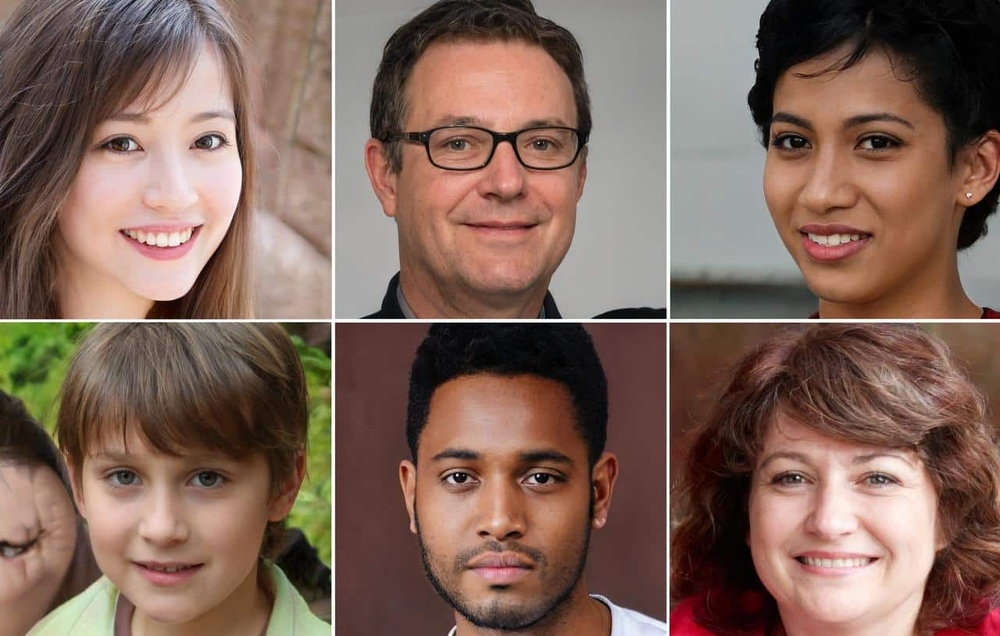
#> input picture deteccao_faces/imagens/pessoas1.jpg, 1000 x 636 px, shrunk from 1280 x 814 before the run
$ python deteccao1.py
#> lines starting #> are read from the running program, lines starting #| are printed output that depends on the picture; after the words box and inside, x2 and y2 are one past the last pixel; in counts of white or black regions, pixels touching at a corner belong together
import cv2
classificador = cv2.CascadeClassifier("haarcascade_frontalface_default.xml")

imagem = cv2.imread("imagens/pessoas1.jpg")
#> imagem is the input picture: shape (636, 1000, 3); mean B, G, R 90.1, 101.7, 128.7
imagemCinza = cv2.cvtColor(imagem, cv2.COLOR_BGR2GRAY)
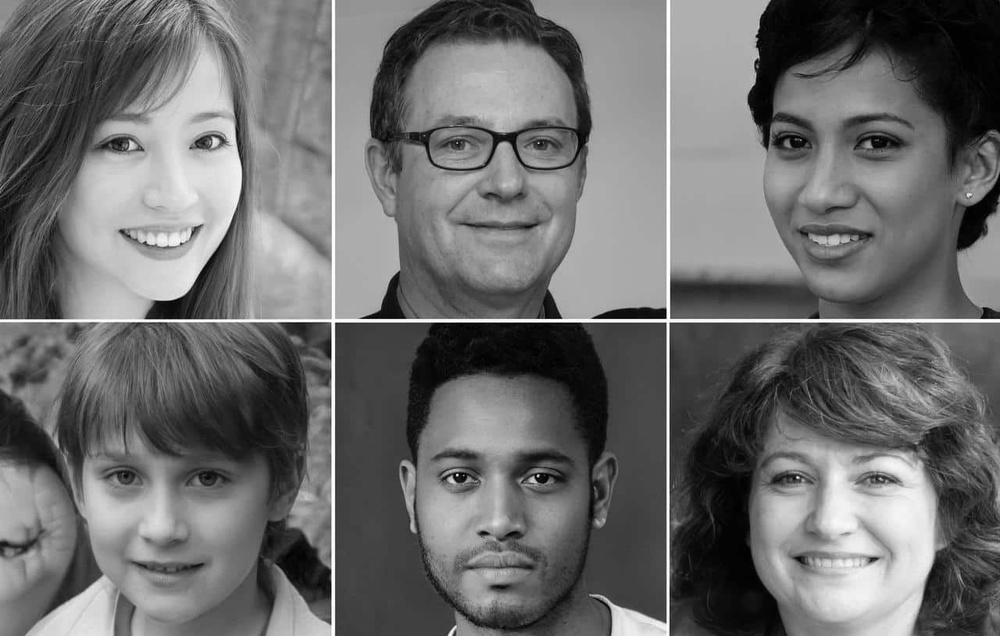
#> imagemCinza: shape (636, 1000); min 0, max 255, mean 108.4

facesDetectadas = classificador.detectMultiScale(imagemCinza, scaleFactor=1.2, minSize=(41,41))
#> facesDetectadas = [[396, 393, 206, 206], [380, 53, 234, 234], [49, 61, 226, 226], [711, 45, 244, 244], [730, 397, 213, 213], [57, 406, 208, 208]]
print(facesDetectadas)
#| [[396 393 206 206]
#|  [380  53 234 234]
#|  [ 49  61 226 226]
#|  [711  45 244 244]
#|  [730 397 213 213]
#|  [ 57 406 208 208]]
for x, y, l, a in facesDetectadas:
    imagem = cv2.rectangle(imagem, (x,y), (x+l, y+a), (0, 255, 0), 2 )
#> this loop made 6 passes
#> pass 1, `imagem = cv2.rectangle(imagem, (x,y), (x+l, y+a), (0, 255, 0), 2 )`:
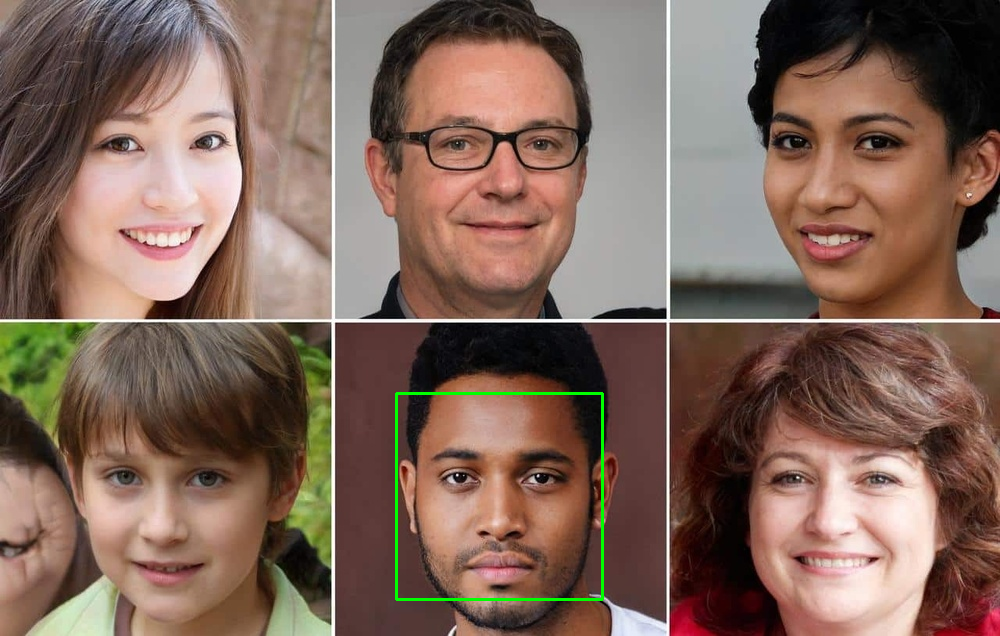
#> imagem: shape (636, 1000, 3); 0.39% of pixels changed, all inside (x1, y1, x2, y2) = (395, 392, 604, 601)
#> pass 2, `imagem = cv2.rectangle(imagem, (x,y), (x+l, y+a), (0, 255, 0), 2 )`:
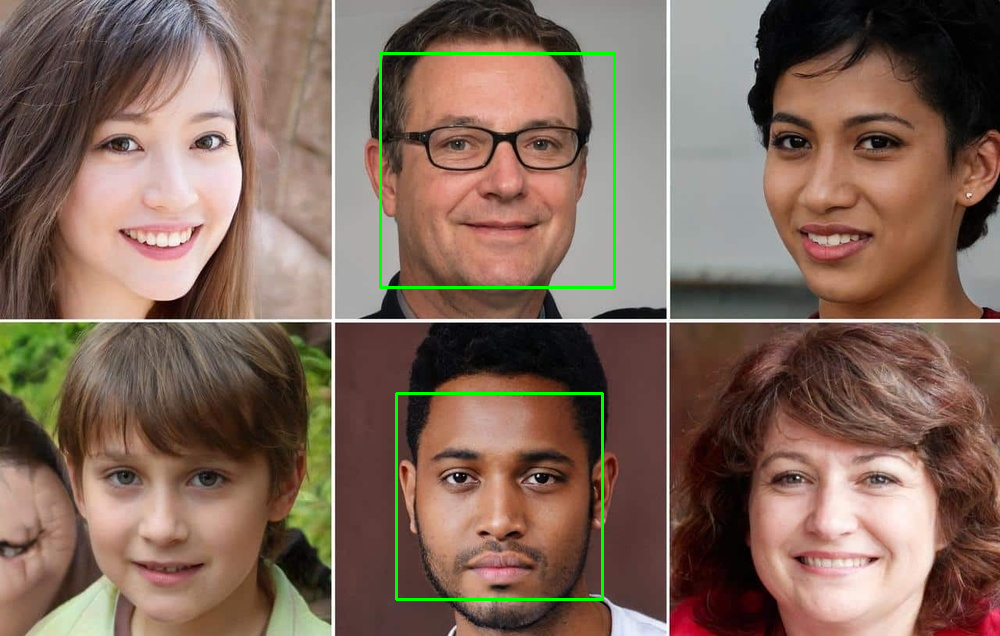
#> imagem: shape (636, 1000, 3); 0.44% of pixels changed, all inside (x1, y1, x2, y2) = (379, 52, 616, 289)
#> pass 3, `imagem = cv2.rectangle(imagem, (x,y), (x+l, y+a), (0, 255, 0), 2 )`:
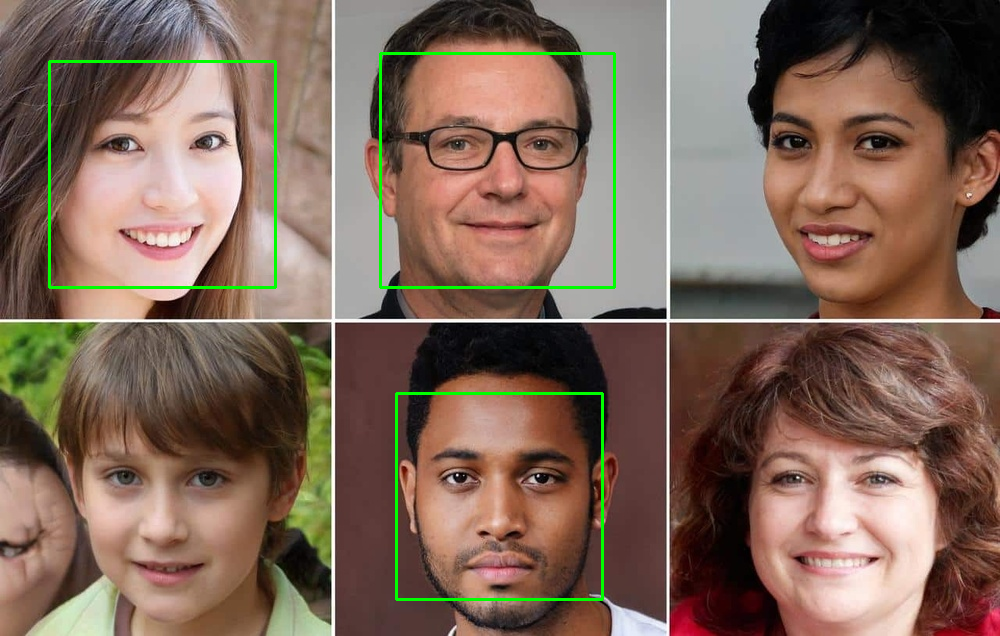
#> imagem: shape (636, 1000, 3); 0.43% of pixels changed, all inside (x1, y1, x2, y2) = (48, 60, 277, 289)
#> after the loop:
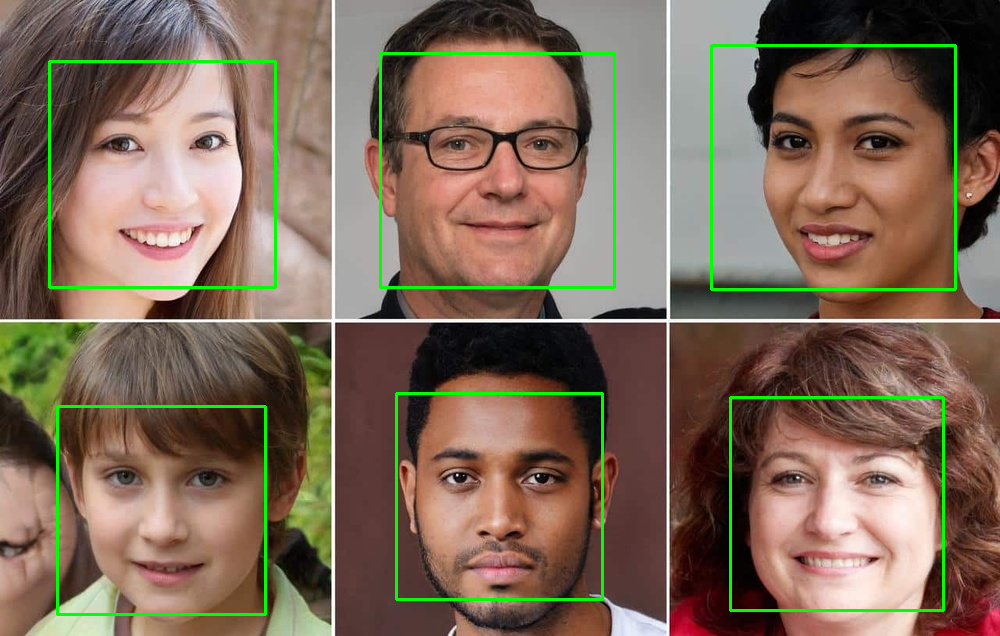
#> imagem: shape (636, 1000, 3); 1.25% of pixels changed, all inside (x1, y1, x2, y2) = (56, 44, 957, 616)

cv2.imshow("pessoas1", imagem)
cv2.waitKey()
